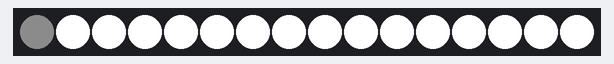
The sketch below on a simulated Arduino Uno, built with avr-gcc and run on an emulated ATmega328P. Parts: 16 RGB LEDs in strip order, left to right.

Above: at 0.1 s.
At 1.1 s:
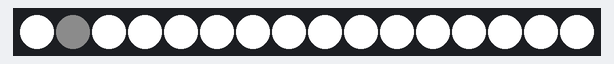
At 2.1 s:
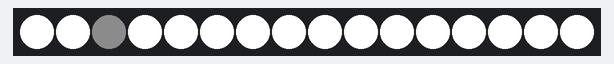
At 4.1 s:
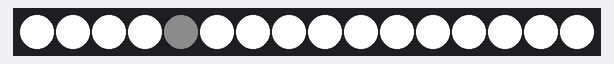
At 6.1 s:
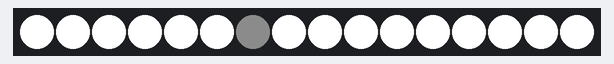
At 8.1 s:
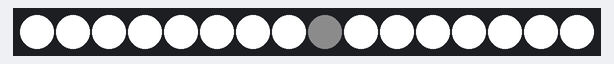

Measured:
- by itself, everything shown: repeats every 9.1 s, in 18 steps

The sketch:

tests.ino
```cpp
#include "Tlc5940.h"

void setup()
{
  Tlc.init(4095); // initialise TLC5940 and set all channels
}


void loop()
{
  for(int i=0; i<9;i++)
  {
     Tlc.set(i, 200);
     Tlc.update();
     delay(500);
     Tlc.set(i, 4095);
     Tlc.update();
     delay(500);
  }
}
```
